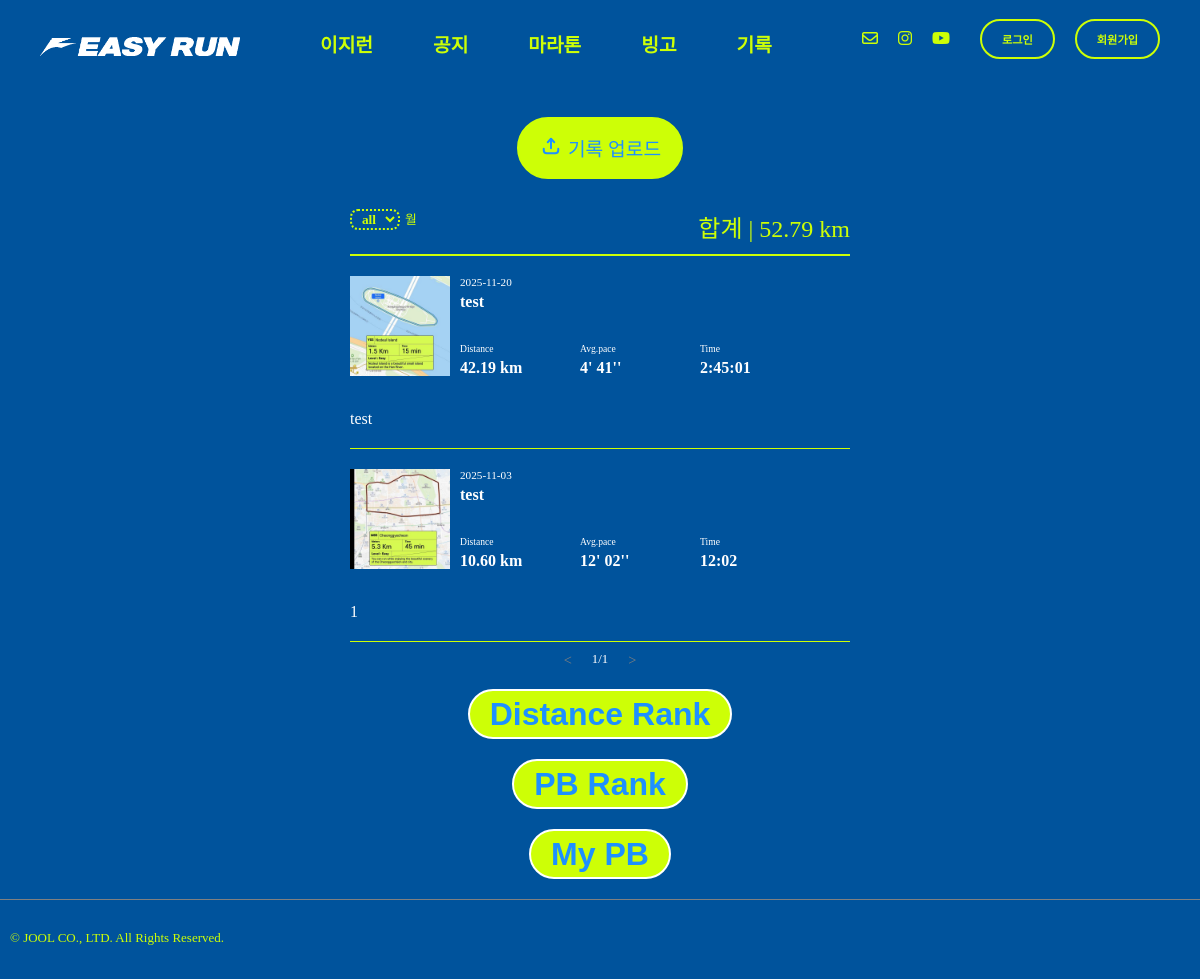
Before: /runres/recordview/1/ with the older database file.
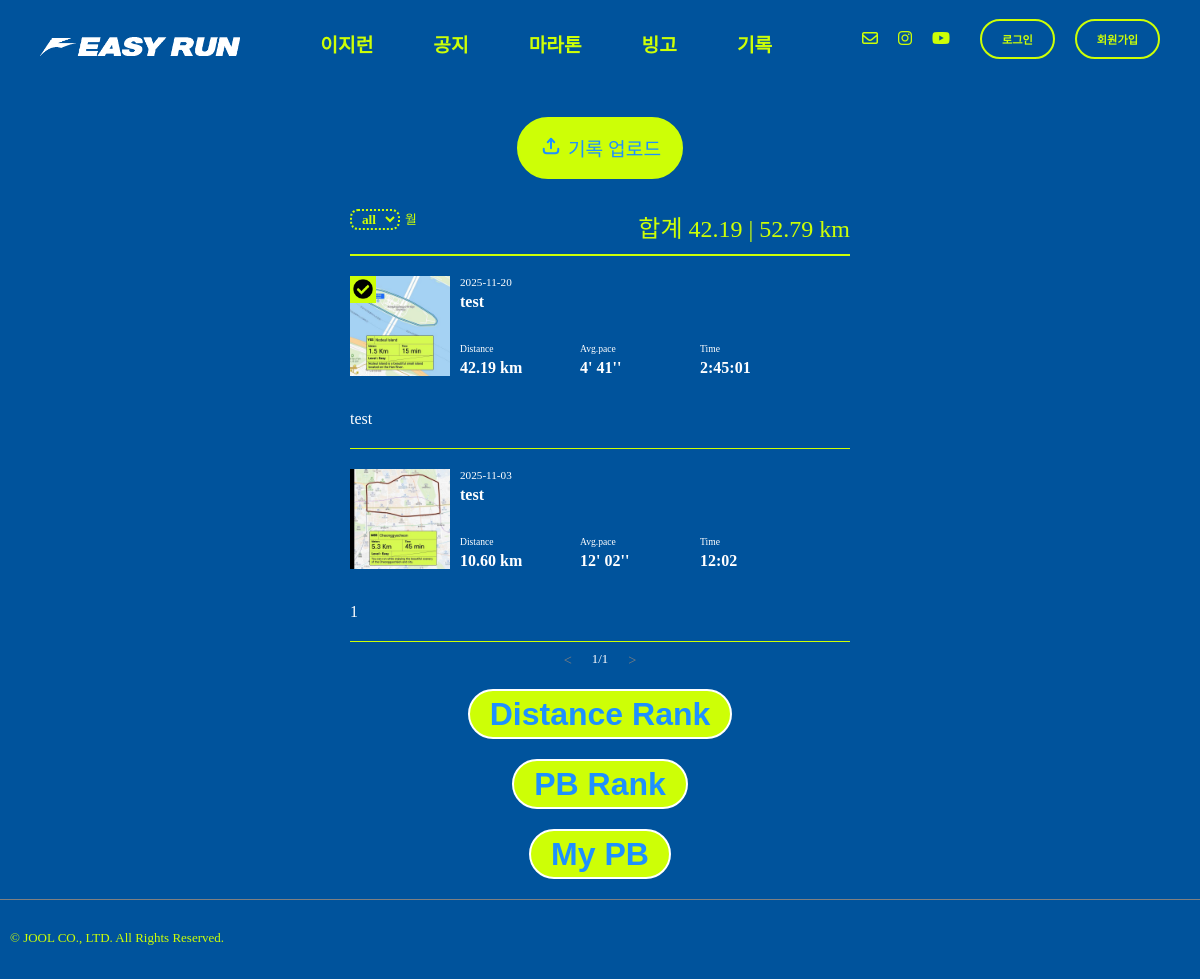
After: the same page with the newer database file.
### record/models.py (models this page shows, shortened)
class Record(models.Model):
    record_id = models.AutoField(primary_key=True)
    title = models.CharField(max_length=50)
    user = models.ForeignKey(settings.AUTH_USER_MODEL,on_delete=models.CASCADE)
    record_date = models.DateField(blank=True, null=True)
    image = ResizedImageField(size=[500,500], upload_to="record", blank=False)
    distance = models.DecimalField(max_digits=6, decimal_places=2, blank=False, null=False)
    pace_m = models.IntegerField(null=True, blank=True)
    pace_s = models.IntegerField(null=True, blank=True)
    time_h = models.IntegerField(null=True, blank=True)
    time_m = models.IntegerField(null=True, blank=True)
    time_s = models.IntegerField(null=True, blank=True)
    desc = models.TextField(blank=True)
    confirmed = models.BooleanField(default=False)

### record/views.py (the view, shortened to what this page needs)
# urls.py: path('recordview/<str:pk>/', views.recordview, name='recordview'),
def recordview(request,pk):
    month = request.GET.get('month')
    if month =="0" or month == None:
        month = "0"
        record_list = Record.objects.filter(user=pk).order_by('-record_date')
        distance_sum = Record.objects.filter(confirmed=True).filter(user=pk).aggregate(Sum('distance'))
        distance_sum_not = Record.objects.filter(user=pk).aggregate(Sum('distance'))
    page = int(request.GET.get('p', 1)) #없으면 1로 지정
    paginator = Paginator(record_list, 3) #한 페이지 당 몇개 씩 보여줄 지 지정
    record_list = paginator.get_page(page)
    return render(request,"run_record.html", {"context":record_list, "distance_sum":distance_sum, "month": month, "distance_sum_not":distance_sum_not})

### templates/run_record.html (shortened to what the changed rows need)
{% extends "base.html" %}
{% load static %}
{% block content %}
  <div class="main-view">
    <div class="search-sum">
      <div class="filter-line">
        <div>
        </div>
        <div class="month-filter-txt">월</div>
      </div>
      <div class="distance-sum">합계
        {{ distance_sum.distance__sum | floatformat:2 }}
        |
        {{ distance_sum_not.distance__sum | floatformat:2 }}
        km</div>
    </div>
    {% for data in context %}
      <div class="record-list-container">
        <a href="{% url 'runres:recordUpdateView' user.pk data.record_id %}">
          <div class="main-info-1 fade-in-up-short">
            <div class="record-img">
              {% if data.confirmed %}
                <div class="cf-check">
                  <img src="{% static "img/check_circle_icon.png" %}" alt="logo" height="20px" width="auto">
                </div>
              {% endif %}
              <img src="/media/{{ data.image }}" alt="logo-top" height="100px" width="100px">
            </div>
            <div class="title-date">
              <div class="record-date">{{ data.record_date | date:"Y-m-d" }}</div>
              <div class="record-title">{{ data.title }}</div>
              <div class="record-3">
                <div class="record-part-box">
                  <div class="distance-txt">Distance</div>
                  <div class="record-distance">{{ data.distance }}
                    km</div>
                </div>
                <div class="record-part-box">
                  <div class="distance-txt">Avg.pace</div>
                  {% if data.pace_s < 10 %}
                    <div class="record-pace">{{ data.pace_m }}' 0{{ data.pace_s }}''</div>
                  {% else %}
                    <div class="record-pace">{{ data.pace_m }}'
                      {{ data.pace_s }}''</div>
                  {% endif %}
                </div>
                <div class="record-part-box">
                  <div class="distance-txt">Time</div>
                  {% if data.time_s < 10 %}
                    {% if data.time_h is not None %}
                      <div class="record-time">
                        {{ data.time_h }}:{{ data.time_m }}:0{{ data.time_s }}</div>
                    {% else %}
                      <div class="record-time">
                        {{ data.time_m }}:0{{ data.time_s }}</div>
                    {% endif %}
                  {% endif %}
                </div>
              </div>
            </div>
          </div>
        </a>
        <div class="record-desc fade-in-up-short2">{{ data.desc }}</div>
      </div>
    {% endfor %}
  </div>
{% endblock content %}

Changed rows visible on the page:
changed Record (number 1 of 2 on the later page): confirmed False → True (drawn); confirmed: picture added
Other visible differences:
{{ distance_sum.distance__sum | floatformat:2 }}: (not shown) → "42.19"
